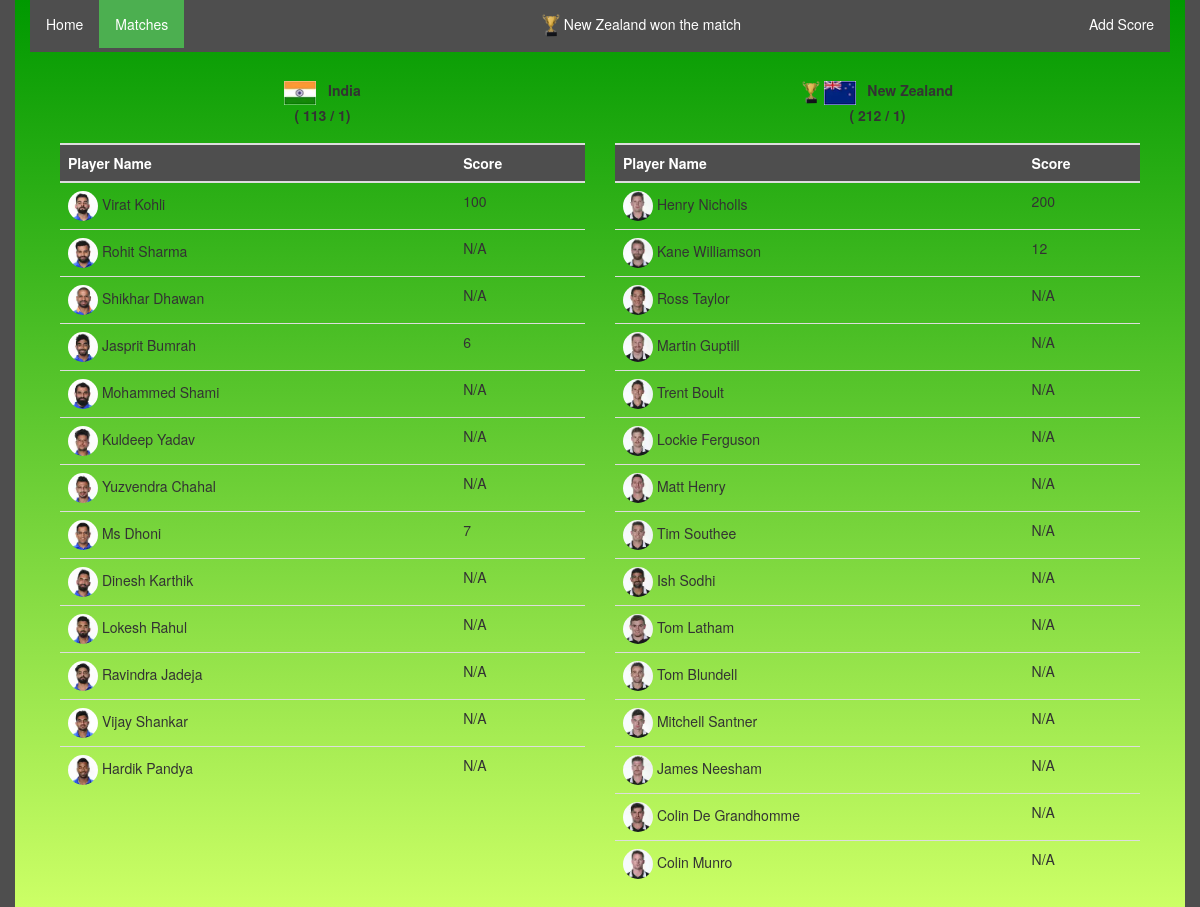
Screenshot of /match/14 with the database file from the repository.
### tables this page shows
CREATE TABLE `matches` (
  `match_id` int(11) NOT NULL,
  `team_one` int(11) NOT NULL,
  `team_two` int(11) NOT NULL,
  `win_team` int(11) NOT NULL DEFAULT '0',
  `match_status` enum('0','1','2','3','4') DEFAULT '0' COMMENT '0-not played,1-played,2-tie,3-cancel, 4-postpone',
  `play_at` datetime DEFAULT CURRENT_TIMESTAMP,
  `created_at` datetime NOT NULL DEFAULT CURRENT_TIMESTAMP,
  `updated_at` datetime NOT NULL DEFAULT CURRENT_TIMESTAMP,
  `status` tinyint(1) NOT NULL DEFAULT '1'
);

CREATE TABLE `teams` (
  `team_id` int(11) NOT NULL,
  `team_name` varchar(255) NOT NULL,
  `team_logo` varchar(255) NOT NULL,
  `status` tinyint(1) NOT NULL DEFAULT '1',
  `created_at` datetime NOT NULL DEFAULT CURRENT_TIMESTAMP,
  `updated_at` datetime NOT NULL DEFAULT CURRENT_TIMESTAMP,
  `location` varchar(255) DEFAULT 'India'
);

CREATE TABLE `players` (
  `id` int(11) NOT NULL,
  `first_name` varchar(100) NOT NULL,
  `last_name` varchar(100) NOT NULL,
  `avatar` varchar(100) NOT NULL,
  `player_type` enum('1','2','3','4','0') NOT NULL DEFAULT '0' COMMENT '1-B,2-Bl,3-A,4-w',
  `is_captain` tinyint(1) NOT NULL DEFAULT '0',
  `jersey_number` int(11) NOT NULL DEFAULT '0',
  `country` varchar(255) NOT NULL DEFAULT 'India',
  `team_id_fk` int(11) NOT NULL,
  `status` tinyint(1) NOT NULL DEFAULT '1',
  `created_at` datetime NOT NULL DEFAULT CURRENT_TIMESTAMP,
  `updated_at` datetime NOT NULL DEFAULT CURRENT_TIMESTAMP
);

CREATE TABLE `points` (
  `id` int(11) NOT NULL,
  `match_id_fk` int(11) NOT NULL,
  `player_id_fk` int(11) NOT NULL,
  `score` int(11) NOT NULL,
  `wicket_by` int(11) NOT NULL DEFAULT '0',
  `team_id_fk` int(11) NOT NULL DEFAULT '0'
);

### application/controllers/Cricket.php (called while the page is built, shortened)
<?php
class Cricket extends CI_Controller {
	function __construct() {
	    $this->load->model('cricket_model', 'cricket');
	}
	public function get_match_info($match_id)
	{
		$data['match_info'] 		=	$match_info = $this->cricket->get_match_info($match_id);
		$data['players_list_one']	=	$this->cricket->get_player_list($match_info->team_one,$match_id);
		$data['players_list_two']	=	$this->cricket->get_player_list($match_info->team_two,$match_id);
		$data['match_info']->team_one_score = $this->sum_from_ary($data['players_list_one'], 'score');
		$data['match_info']->team_two_score = $this->sum_from_ary($data['players_list_two'], 'score');
		$data['match_info']->team_one_wickets = $this->get_wickets_from_list($data['players_list_one'], 'wicket_by');
		$data['match_info']->team_two_wickets = $this->get_wickets_from_list($data['players_list_two'], 'wicket_by');
		$this->load->view('cricket_points_view', $data);
	}
	function sum_from_ary($players_list_one, $sumDetail)
	{
		$team_one_score = array_reduce($players_list_one,
		           function($runningTotal, $record) use($sumDetail) {
		               $runningTotal += $record[$sumDetail];
		               return $runningTotal;
		           },
		           0
		);
		return $team_one_score;
	}
	function get_wickets_from_list($players_list_one, $sumDetail)
	{
		$team_one_score = array_reduce($players_list_one,
		           function($runningTotal, $record) use($sumDetail) {
		               if($record[$sumDetail]) $runningTotal += 1;
		               else $runningTotal;
		               return $runningTotal;
		           },
		           0
		);
		return $team_one_score;
	}
}

### index.php (called while the page is built, shortened)
<?php
require_once BASEPATH.'core/CodeIgniter.php';

### application/models/Cricket_model.php (called while the page is built, shortened)
<?php
class Cricket_model extends CI_Model {
	public $teams 			= '';
	public $players 		= '';
	public $matches 		= '';
	public $points 		= '';
	function __construct(){
		$this->teams 		= 'teams';
		$this->players 		= 'players';
		$this->matches 		= 'matches';
		$this->points 		= 'points';
	}
	public function get_match_info($id)
	{
		$this->db->select('matches.*, team1.team_name as team_one_name, team1.team_logo as team_one_logo, team2.team_name as team_two_name, team2.team_logo as team_two_logo');
		$this->db->from($this->matches);
		$this->db->join($this->teams." as team1", 'team1.team_id = matches.team_one','left');
		$this->db->join($this->teams." as team2", 'team2.team_id = matches.team_two','left');
		$this->db->where('matches.match_id', $id);
		return $this->db->get()->row();
	}
	public function get_player_list($team_one,$match_id)
	{
		$this->db->select('players.id,first_name, last_name , players.team_id_fk , points.score, players.avatar, points.wicket_by, players.player_type');
		$this->db->from($this->players);
		$this->db->join($this->points, 'points.player_id_fk = players.id and points.match_id_fk = '.$match_id, 'left');
		$this->db->where('players.team_id_fk', $team_one);
		$this->db->order_by('players.player_type', 'ASC');
		$this->db->order_by('points.score', 'DESC');
		return $this->db->get()->result_array();
	}
}

### application/views/cricket_points_view.php (the view, shortened to what this page needs)
<?php include_once('header.php'); ?>
<div class="start-page">
	<div class="col-sm-12">
		<div class="col-sm-6">
			<table class="table">
			<thead>
				<tr>
					<th colspan="2">
						<div class="text-center">
							<img class="img_th" src="<?php echo site_url("assets/uploads/team_logo/".$match_info->team_one_logo);?>" height="24 ">
							<?php echo ucwords(trim($match_info->team_one_name));?>
							<p>( <?php echo $match_info->team_one_score;?> / <?php echo $match_info->team_one_wickets;?>)</p>
						</div>
					</th>
				</tr>
				<tr class="head_tr">
					<th class="text-left">Player Name</th>
					<th class="text-left"> Score</th>
				</tr>
			</thead>
			<tbody>
				<?php
				if(count($players_list_one)){
					foreach ($players_list_one as $key1 => $players_info) {
				?>
					<tr>
						<td class="text-left">
							<img src="<?php echo site_url('assets/uploads/player_logo/'.$players_info['avatar']);?>" height="30" style="border-radius: 50% !important">
							<?php echo ucwords(trim($players_info['first_name'])." ".trim($players_info['last_name']));?></td>
						<td class="text-left"><?php echo empty($players_info['score']) ? 'N/A' : (int)$players_info['score'];?></td>
					</tr>
				<?php
					}
				}
				?>
			</tbody>
		</table>
		</div>
		<div class="col-sm-6">
			<table class="table">
			<thead>
				<tr>
					<th colspan="2">
						<div class="text-center">
							<?php if($match_info->win_team == $match_info->team_two){ ?>
									<img src="<?php echo site_url('assets/uploads/award.png');?>" height="24">
							<?php } ?>
							<img class="img_th" src="<?php echo site_url("assets/uploads/team_logo/".$match_info->team_two_logo);?>" height="24">
							<?php echo ucwords(trim($match_info->team_two_name));?>
							<p>( <?php echo $match_info->team_two_score;?> / <?php echo $match_info->team_two_wickets;?>)</p>
						</div>
					</th>
				</tr>
				<tr class="head_tr">
					<th class="text-left">Player Name</th>
					<th class="text-left"> Score</th>
				</tr>
			</thead>
			<tbody>
				<?php
				if(count($players_list_two)){
					foreach ($players_list_two as $key1 => $players_info) {
				?>
					<tr>
						<td class="text-left">
							<img src="<?php echo site_url('assets/uploads/player_logo/'.$players_info['avatar']);?>" height="30" class="circle" style="border-radius: 50% !important">
							<?php echo ucwords(trim($players_info['first_name'])." ".trim($players_info['last_name']));?></td>
						<td class="text-left"><?php echo empty($players_info['score']) ? 'N/A' : (int)$players_info['score'];?></td>
					</tr>
				<?php
					}
				}
				?>
			</tbody>
		</table>
		</div>
	</div>
</div>
<?php include_once('footer.php'); ?>

### application/views/header.php (shortened to what this page needs)
<!DOCTYPE html>
<html>
<head>
	<link rel="stylesheet" type="text/css" href="<?php echo site_url('assets/css/custom_styles.css');?>">
	<link rel="stylesheet" href="<?php echo site_url('assets/css/bootstrap.min.css');?>">
	<link rel="stylesheet" href="<?php echo site_url('assets/css/jquery-ui.css');?>">
	<link rel="stylesheet" href="<?php echo site_url('assets/css/sweetalert.min.css');?>">
</head>
<body>
	<div class="container navigation-bar">
		<ul class="">
			<?php
			$uri = $this->uri->segment(1);
			?>
		  <li><a class="<?php echo (strpos($uri, 'match') !== false) ? '' : 'active';?>" href="<?php echo site_url();?>">Home</a></li>
		  <li><a  class="<?php echo (strpos($uri, 'match') !== false) ? 'active' : 'a';?>" href="<?php echo site_url('matches-list');?>">Matches</a></li>
		  	<?php  if(trim($uri) == "match" && $match_info->match_status == '1' ){ ?>
		  		<li class="pull-right "><a href="javascript:void(0);" id="add_team" >Add Score</a></li>
		  	<?php } ?>
		  	<?php  if(trim($uri) == "match" && $match_info->match_status == '1' ){ ?>
		  		<li class="pull-center " style="position: relative;left: 30%;">
		  			<a href="javascript:void(0);"  >
		  				<img src="http://localhost/cricket/assets/uploads/award.png" height="24">
		  				<?php echo ($match_info->win_team == $match_info->team_one) ? $match_info->team_one_name : $match_info->team_two_name;?> won the match</a></li>
		  	<?php } ?>
		</ul>
		<br>

### assets/css/custom_styles.css (style rules this page uses)
body { background: #4e4e4e !important; }
.container { background: linear-gradient(to bottom, #009900 0%, #ccff66 100%); min-height:100vh; height: auto; }
.navigation-bar ul { list-style-type: none; margin: 0; padding: 0; overflow: hidden; background-color: #4e4e4e; }
.navigation-bar li { float: left; }
.navigation-bar li a { display: block; color: white; text-align: center; padding: 14px 16px; text-decoration: none; }
.navigation-bar .active { background-color: #4CAF50; }
.text-center { text-align: center; }
.text-left { text-align: left; }
.head_tr { background: #4e4e4e !important; border: none !important; color: #fff; }
td img { border-radius: 50% !important; }

### rows the page displays
matches: teams.team_name "New Zealand", teams.team_logo (picture), teams.team_name "India"
players: avatar (picture), first_name+last_name "Virat Kohli", points.score "100"
players: avatar (picture), first_name+last_name "Rohit Sharma", shows "N/A"
players: avatar (picture), first_name+last_name "Shikhar Dhawan", shows "N/A"
players: avatar (picture), first_name+last_name "Jasprit Bumrah", points.score "6"
players: avatar (picture), first_name+last_name "Mohammed Shami", shows "N/A"
players: avatar (picture), first_name+last_name "Kuldeep Yadav", shows "N/A"
players: avatar (picture), first_name+last_name "Yuzvendra Chahal", shows "N/A"
players: avatar (picture), first_name+last_name "Ms Dhoni", points.score "7"
players: avatar (picture), first_name+last_name "Dinesh Karthik", shows "N/A"
players: avatar (picture), first_name+last_name "Lokesh Rahul", shows "N/A"
players: avatar (picture), first_name+last_name "Ravindra Jadeja", shows "N/A"
players: avatar (picture), first_name+last_name "Vijay Shankar", shows "N/A"
players: avatar (picture), first_name+last_name "Hardik Pandya", shows "N/A"
players: avatar (picture), first_name+last_name "Henry Nicholls", points.score "200"
players: avatar (picture), first_name+last_name "Kane Williamson", points.score "12"
players: avatar (picture), first_name+last_name "Ross Taylor", shows "N/A"
players: avatar (picture), first_name+last_name "Martin Guptill", shows "N/A"
players: avatar (picture), first_name+last_name "Trent Boult", shows "N/A"
players: avatar (picture), first_name+last_name "Lockie Ferguson", shows "N/A"
players: avatar (picture), first_name+last_name "Matt Henry", shows "N/A"
players: avatar (picture), first_name+last_name "Tim Southee", shows "N/A"
players: avatar (picture), first_name+last_name "Ish Sodhi", shows "N/A"
players: avatar (picture), first_name+last_name "Tom Latham", shows "N/A"
players: avatar (picture), first_name+last_name "Tom Blundell", shows "N/A"
players: avatar (picture), first_name+last_name "Mitchell Santner", shows "N/A"
players: avatar (picture), first_name+last_name "James Neesham", shows "N/A"
players: avatar (picture), first_name+last_name "Colin De Grandhomme", shows "N/A"
players: avatar (picture), first_name+last_name "Colin Munro", shows "N/A"

### other values shown
$match_info->team_one_score "113"
$match_info->team_one_wickets "1"
$match_info->team_two_score "212"
$match_info->team_two_wickets "1"
